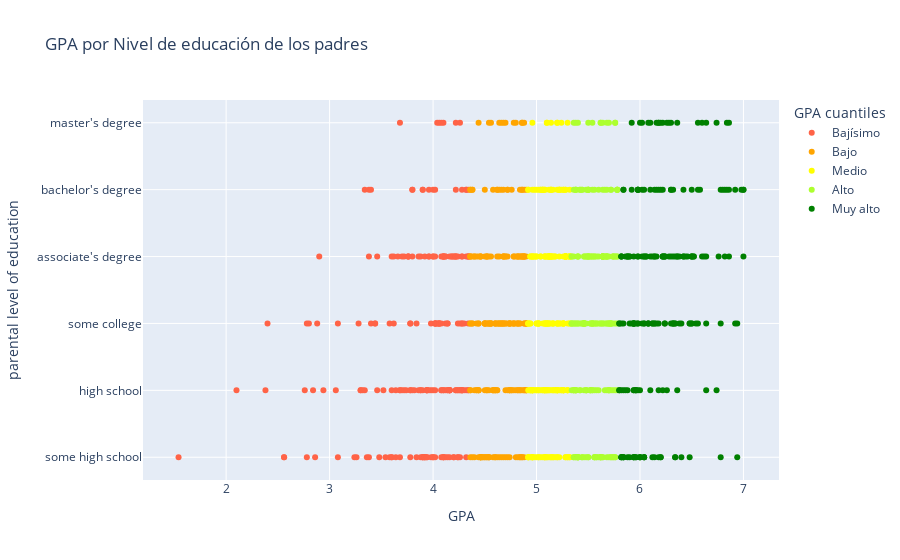

The cell this chart's notebook holds for it:
### Code cell
# Código de gráfico del amigo ChatGPT
fig = px.scatter(
    df_grades.sort_values(by="GPA"), 
    x="GPA",
    y="parental level of education",
    hover_data=["gender"],
    color="GPA cuantiles",
    title="GPA por Nivel de educación de los padres",
    color_discrete_sequence=["tomato", "orange", "yellow", "greenyellow", "green"]
)

fig

### Figure 1 — Plotly figure (JSON) as saved in the notebook; plotly's stock layout.template omitted (floating-point values rounded to 4 significant figures; data arrays with more than 128 entries replaced by an {"elided": "..."} marker saying what was removed)
{"data": [{"customdata": {"elided": "205x1 str values"}, "hovertemplate": "GPA cuantiles=Bajísimo<br>GPA=%{x}<br>parental level of education=%{y}<br>gender=%{customdata[0]}<extra></extra>", "legendgroup": "Bajísimo", "marker": {"color": "tomato", "symbol": "circle"}, "mode": "markers", "name": "Bajísimo", "orientation": "h", "showlegend": true, "type": "scatter", "x": {"elided": "205 float values"}, "xaxis": "x", "y": {"elided": "205 str values"}, "yaxis": "y"}, {"customdata": {"elided": "203x1 str values"}, "hovertemplate": "GPA cuantiles=Bajo<br>GPA=%{x}<br>parental level of education=%{y}<br>gender=%{customdata[0]}<extra></extra>", "legendgroup": "Bajo", "marker": {"color": "orange", "symbol": "circle"}, "mode": "markers", "name": "Bajo", "orientation": "h", "showlegend": true, "type": "scatter", "x": {"elided": "203 float values"}, "xaxis": "x", "y": {"elided": "203 str values"}, "yaxis": "y"}, {"customdata": {"elided": "198x1 str values"}, "hovertemplate": "GPA cuantiles=Medio<br>GPA=%{x}<br>parental level of education=%{y}<br>gender=%{customdata[0]}<extra></extra>", "legendgroup": "Medio", "marker": {"color": "yellow", "symbol": "circle"}, "mode": "markers", "name": "Medio", "orientation": "h", "showlegend": true, "type": "scatter", "x": {"elided": "198 float values"}, "xaxis": "x", "y": {"elided": "198 str values"}, "yaxis": "y"}, {"customdata": {"elided": "196x1 str values"}, "hovertemplate": "GPA cuantiles=Alto<br>GPA=%{x}<br>parental level of education=%{y}<br>gender=%{customdata[0]}<extra></extra>", "legendgroup": "Alto", "marker": {"color": "greenyellow", "symbol": "circle"}, "mode": "markers", "name": "Alto", "orientation": "h", "showlegend": true, "type": "scatter", "x": {"elided": "196 float values"}, "xaxis": "x", "y": {"elided": "196 str values"}, "yaxis": "y"}, {"customdata": {"elided": "198x1 str values"}, "hovertemplate": "GPA cuantiles=Muy alto<br>GPA=%{x}<br>parental level of education=%{y}<br>gender=%{customdata[0]}<extra></extra>", "legendgroup": "Muy alto", "marker": {"color": "green", "symbol": "circle"}, "mode": "markers", "name": "Muy alto", "orientation": "h", "showlegend": true, "type": "scatter", "x": {"elided": "198 float values"}, "xaxis": "x", "y": {"elided": "198 str values"}, "yaxis": "y"}], "layout": {"autosize": true, "legend": {"title": {"text": "GPA cuantiles"}, "tracegroupgap": 0}, "title": {"text": "GPA por Nivel de educación de los padres"}, "xaxis": {"anchor": "y", "autorange": true, "domain": [0, 1], "range": [1.205, 7.335], "title": {"text": "GPA"}, "type": "linear"}, "yaxis": {"anchor": "x", "autorange": true, "domain": [0, 1], "range": [-0.4126, 5.413], "title": {"text": "parental level of education"}, "type": "category"}}}
